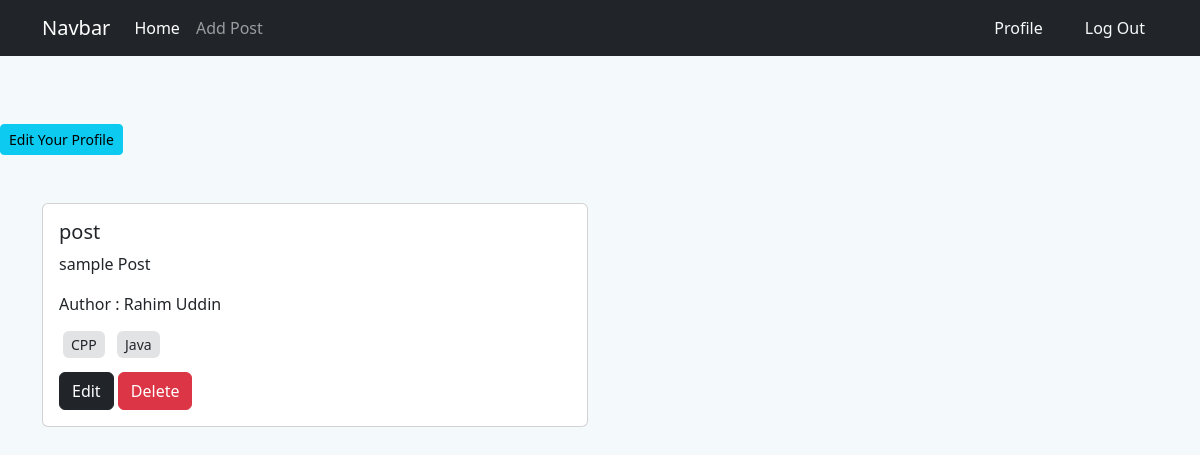
The app's page /author/profile/ (signed in), older data.
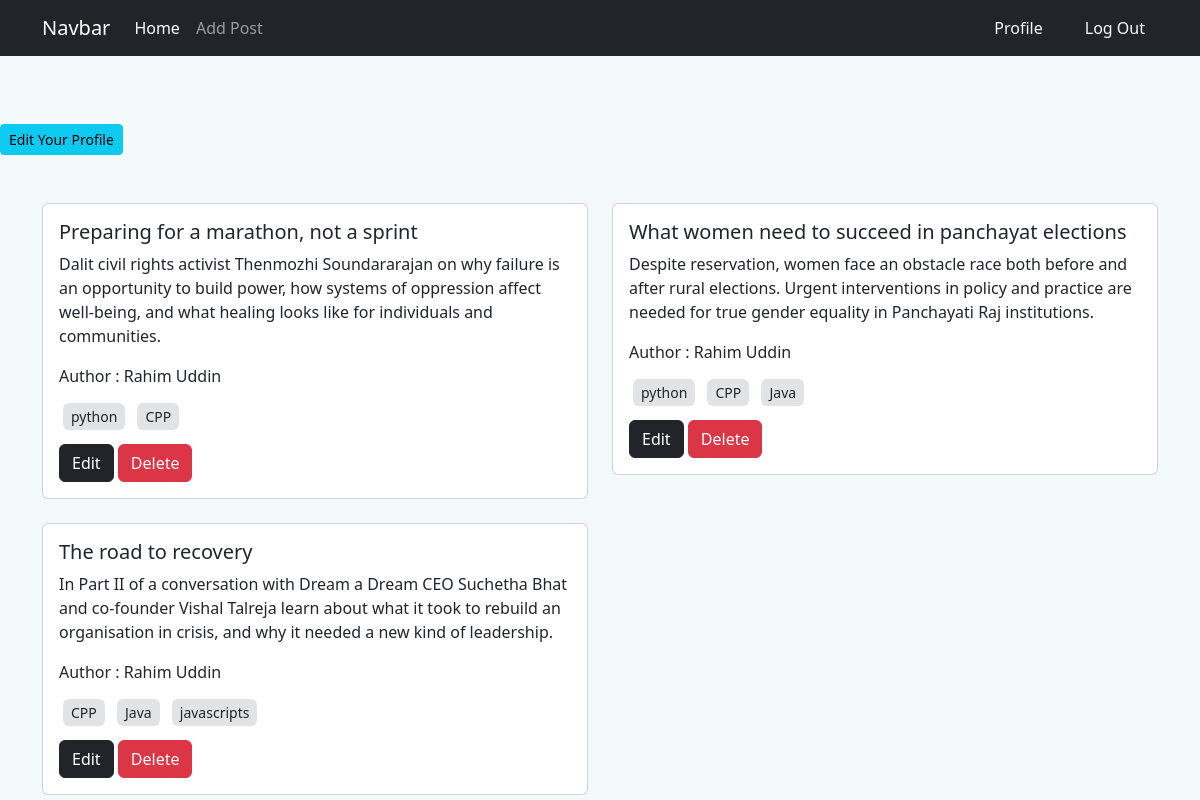
The same page, newer data.
### posts/models.py (models this page shows, shortened)
class Post(models.Model) :
    title = models.CharField(max_length=100)
    content = models.TextField()
    category = models.ManyToManyField(Category)
    author = models.ForeignKey(User, on_delete=models.CASCADE)
    image = models.ImageField(upload_to='posts/media/uploads/', blank=True, null=True)

### category/models.py (models this page shows, shortened)
class Category(models.Model) :
    name = models.CharField(max_length=100)
    slug = models.SlugField(max_length=100, unique=True, null=True, blank=True)

### author/views.py (the view)
# urls.py: path('profile/', profile, name='profile'),
@login_required(login_url="/author/login/")
def profile(req) :
    data = Post.objects.filter(author = req.user)
    return render(req, 'author/profile.html', {'data' : data })

### author/templates/author/profile.html
{% extends "base.html" %}
{% block content %}
{% load crispy_forms_tags %}
<a class="btn btn-info btn-sm mt-4" href="{% url "edit_profile" %}">Edit Your Profile</a>
<div class="container mt-5">
    <div class="row row-gap-4">
        {% for post in data %}
        <div class="col-sm-6 mb-3 mb-sm-0">
            <div class="card">
              <div class="card-body">
                <h5 class="card-title">{{post.title}}</h5>
                <p class="card-text">{{post.content}}</p>
                <p>Author : {{post.author.first_name}} {{post.author.last_name}}</p>
                <div class="my-3">
                    {% for category in post.category.all %}
                    <small class="bg-secondary-subtle m-1 rounded px-2 py-1">{{category.name}}</small>
                    {% endfor %}
                </div>
                <a href="{% url "edit_post" post.id %}" class="btn btn-dark">Edit</a>
                <a href="{% url "delete_post" post.id %}" class="btn btn-danger">Delete</a>
              </div>
            </div>
          </div>
          {% endfor %}
      </div>
</div>
{% endblock content %}

Row changes from the older to the newer data that the page shows:
changed Post: title "post" → "Preparing for a marathon, not a sprint"; content "sample Post" → "Dalit civil rights activist Thenmozhi Soundararajan on why failure is an opportunity to build power, how systems of oppression affect well-being, and what healing looks like for individuals and communities."; loses Category (name "Java")
now on this page (row unchanged): Category: name "python"
added Post: title "What women need to succeed in panchayat elections", content "Despite reservation, women face an obstacle race both before and after rural elections. Urgent interventions in policy and practice are needed for true gender equality in Panchayati Raj institutions.", author.first_name "Rahim", author.last_name "Uddin", Category (name "CPP"), Category (name "Java")
added Post: title "The road to recovery", content "In Part II of a conversation with Dream a Dream CEO Suchetha Bhat and co-founder Vishal Talreja learn about what it took to rebuild an organisation in crisis, and why it needed a new kind of leadership.", author.first_name "Rahim", author.last_name "Uddin", Category (name "CPP"), Category (name "Java")
now on this page (row unchanged): Category: name "javascripts", shown under "The road to recovery"
